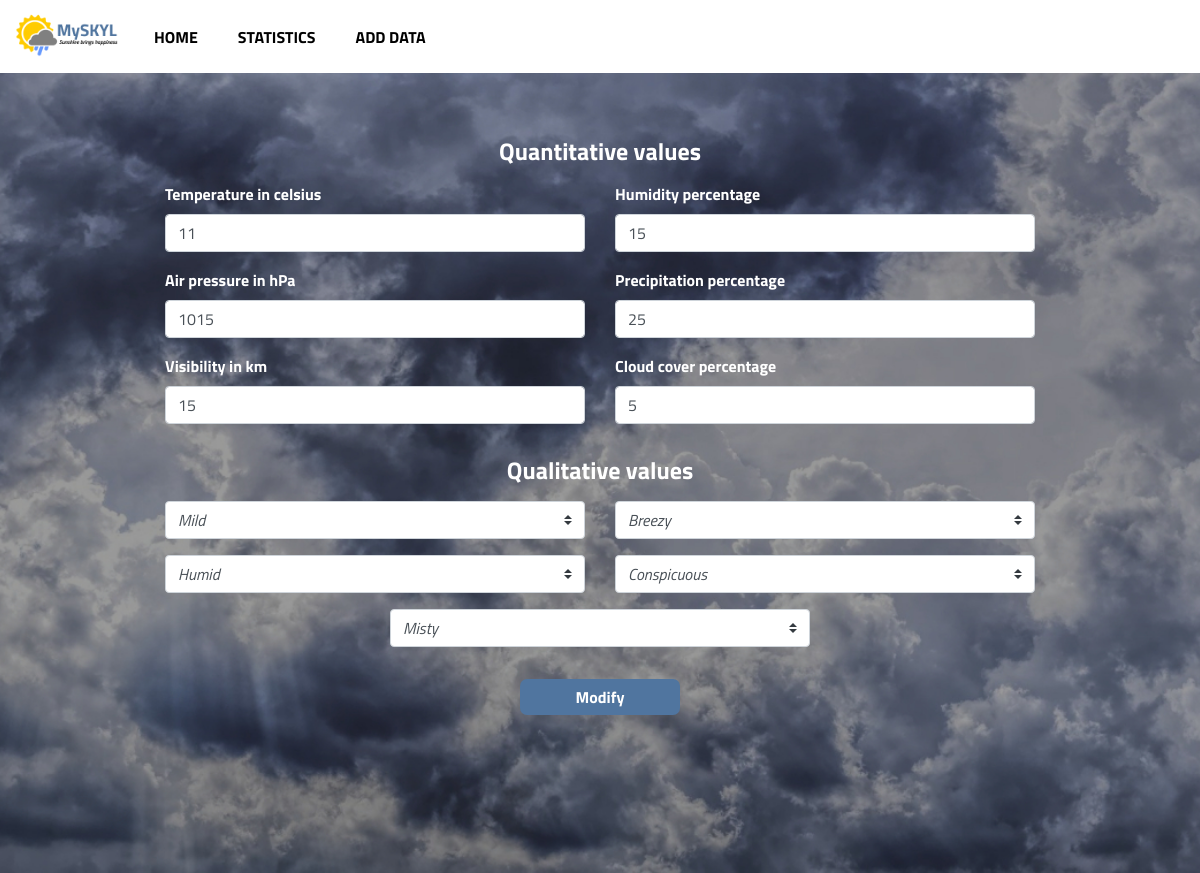
/modify.php?id=2, run on the app's committed database.
### tables this page shows
CREATE TABLE `quantitative_data` (
  `record_id` int(11) NOT NULL,
  `temprature_celsius` float NOT NULL,
  `humidity_percent` float NOT NULL,
  `air_pressure` float NOT NULL,
  `precipitation_percent` int(11) NOT NULL,
  `visibility` float NOT NULL,
  `cloud_cover_percent` int(11) NOT NULL,
  `record_date` date NOT NULL,
  `record_time` time NOT NULL,
  `wind_speed` int(11) NOT NULL,
  `fog_id` int(11) NOT NULL,
  `wind_id` int(11) NOT NULL,
  `visibility_id` int(11) NOT NULL,
  `humidity_id` int(11) NOT NULL,
  `weather_condition_id` int(11) NOT NULL
);

### modify.php (the view, shortened to what this page needs)
<?php
include 'db_connection.php';
$id = $_GET["id"];
if (array_key_exists('modify-row', $_POST) && isset($_POST["temperature"])
    && isset($_POST["airpressure"])
    && isset($_POST["visibility_km"])
    && isset($_POST["humidity_percent"])
    && isset($_POST["precipitation"])
    && isset($_POST["cloudcover"])
    && isset($_POST["weather-condition"])
    && isset($_POST["humidity"])
    && isset($_POST["wind"])
    && isset($_POST["visibility"])
    && isset($_POST["fog"])
) {
    $temperature = $_POST["temperature"];
    $humidity_percent = $_POST["humidity_percent"];
    $airpressure = $_POST["airpressure"];
    $precipitation = $_POST["precipitation"];
    $visibility_km = $_POST["visibility_km"];
    $cloudcover = $_POST["cloudcover"];
    $weather_condition = $_POST["weather-condition"];
    $humidity = $_POST["humidity"];
    $wind = $_POST["wind"];
    $visibility = $_POST["visibility"];
    $fog = $_POST["fog"];
    $sqlModify = "UPDATE quantitative_data SET
            quantitative_data.temprature_celsius = ?,
            quantitative_data.humidity_percent = ?,
            quantitative_data.air_pressure = ?,
            quantitative_data.precipitation_percent = ?,
            quantitative_data.visibility = ?,
            quantitative_data.cloud_cover_percent = ?,
            quantitative_data.weather_condition_id = ?,
            quantitative_data.humidity_id = ?,
            quantitative_data.wind_id = ?,
            quantitative_data.visibility_id = ?,
            quantitative_data.fog_id = ? WHERE
            quantitative_data.record_id = ?;";
    $stmt = $conn->prepare($sqlModify);
    if ($stmt) {
        $stmt->bind_param("ddddddiiiiii", $temperature, $humidity_percent, $airpressure,
            $precipitation, $visibility_km, $cloudcover, $weather_condition, $humidity, $wind,
            $visibility, $fog, $id);
        $stmt->execute();
    }
    $result = $stmt->get_result();
    header("Location: /myskyl/details.php?id=$id");
} else {
    $sql = "SELECT record_id, weather_condition_id, humidity_id,
     wind_id, visibility_id, fog_id,
     temprature_celsius, humidity_percent, air_pressure, precipitation_percent,
     visibility AS visibility_km, cloud_cover_percent, record_date
     FROM quantitative_data
     WHERE record_id = ?";
    $stmt = $conn->prepare($sql);
    if ($stmt) {
        $stmt->bind_param("i", $id);
        $stmt->execute();
    }
    $result = $stmt->get_result();
    if ($result->num_rows > 0) {
        $row = $result->fetch_assoc();
    }
}
?>
<!DOCTYPE html>
<html lang="en">
<head>
    <link rel="stylesheet" href="https://maxcdn.bootstrapcdn.com/bootstrap/4.0.0/css/bootstrap.min.css">
    <link rel="stylesheet" href="https://cdnjs.cloudflare.com/ajax/libs/font-awesome/4.7.0/css/font-awesome.min.css">
    <link rel="stylesheet" href="https://cdnjs.cloudflare.com/ajax/libs/animate.css/4.1.1/animate.min.css">
    <link rel="stylesheet" href="css/main.css">
    <link rel="stylesheet" href="css/add_data.css">
</head>
<body>
    <header>
        <nav class="navbar navbar-expand-md navbar-light">
            <a class="navbar-brand" href="index.php?year=2018"><img src="assets/logo.png" alt="logo" class="logo"></a>
            <div class="collapse navbar-collapse" id="navbarSupportedContent">
                <ul class="navbar-nav mr-auto">
                    <li class="nav-item">
                        <a class="nav-link" href="index.php?year=2018">HOME</a>
                    </li>
                    <li class="nav-item">
                        <a class="nav-link" href="statistics.php?year=2018">STATISTICS</a>
                    </li>
                    <li class="nav-item">
                        <a class="nav-link" href="add_data.php">ADD DATA</a>
                    </li>
                </ul>
            </div>
        </nav>
    </header>
    <main class="container-fluid">
        <section class="row justify-content-center">
            <div class="col-lg-9 col-md-10 col-11">
                <form action="" method="post">
                    <div class="form-data">
                        <h4 class="section-header animate__animated animate__fadeInLeft">Quantitative values</h4>
                        <div class="row">
                            <div class="col-sm-6">
                                <div class="form-group animate__animated animate__fadeInLeft">
                                    <label for="temperature">Temperature in celsius</label>
                                    <input type="text" class="form-control" name="temperature" id="temperature"
                                        value="<?php echo $row["temprature_celsius"] ?>">
                                </div>
                                <div class="form-group animate__animated animate__fadeInLeft">
                                    <label for="airpressure">Air pressure in hPa</label>
                                    <input type="text" class="form-control" name="airpressure" id="airpressure"
                                        value="<?php echo $row["air_pressure"] ?>">
                                </div>
                                <div class="form-group animate__animated animate__fadeInLeft">
                                    <label for="visibility_km">Visibility in km</label>
                                    <input type="text" class="form-control" name="visibility_km" id="visibility_km"
                                        value="<?php echo $row["visibility_km"] ?>">
                                </div>
                            </div>
                            <div class=" col-sm-6">
                                <div class="form-group animate__animated animate__fadeInLeft">
                                    <label for="humidity_percent">Humidity percentage</label>
                                    <input type="text" class="form-control" name="humidity_percent"
                                        id="humidity_percent" value="<?php echo $row["humidity_percent"] ?>">
                                </div>
                                <div class="form-group animate__animated animate__fadeInLeft">
                                    <label for="precipitation">Precipitation percentage</label>
                                    <input type="text" class="form-control" name="precipitation" id="precipitation"
                                        value="<?php echo $row["precipitation_percent"] ?>">
                                </div>
                                <div class="form-group animate__animated animate__fadeInLeft">
                                    <label for="cloudcover">Cloud cover percentage</label>
                                    <input type="text" class="form-control" name="cloudcover" id="cloudcover"
                                        value="<?php echo $row["cloud_cover_percent"] ?>">
                                </div>
                            </div>
                        </div>
                        <h4 class="section-header animate__animated animate__fadeInLeft">Qualitative values</h4>
                        <div class="row justify-content-center">
                            <div class="col-sm-6">
                                <select name="weather-condition"
                                    class="custom-select animate__animated animate__fadeInLeft">
                                    <option <?php echo $row["weather_condition_id"] == "2" ? "selected" : "" ?>
                                        value="2">
                                        Mild</option>
                                </select>
                                <select name="humidity" class="custom-select animate__animated animate__fadeInLeft">
                                    <option <?php echo $row["humidity_id"] == "2" ? "selected" : "" ?> value="2">Humid
                                    </option>
                                </select>
                            </div>
                            <div class="col-sm-6">
                                <select name="wind" class="custom-select animate__animated animate__fadeInLeft">
                                    <option <?php echo $row["wind_id"] == "2" ? "selected" : "" ?> value="2">Breezy
                                    </option>
                                </select>
                                <select name="visibility" class="custom-select animate__animated animate__fadeInLeft">
                                    <option <?php echo $row["visibility_id"] == "2" ? "selected" : "" ?> value="2">
                                        Conspicuous</option>
                                </select>
                            </div>
                            <div class="col-sm-6">
                                <select name="fog" class="custom-select animate__animated animate__fadeInLeft">
                                    <option <?php echo $row["fog_id"] == "2" ? "selected" : "" ?> value="2">
                                        Misty
                                    </option>
                                </select>
                            </div>
                        </div>
                    </div>
                    <button class="custom-btn animate__animated animate__fadeInLeft" name="modify-row"
                        type="submit">Modify</button>
                </form>
            </div>
        </section>
    </main>
</body>
</html>

### css/main.css (style rules this page uses)
:root { --primary: #50759F; }
body { font-family: 'Titillium Web', sans-serif; min-width: 320px; overflow-x: hidden !important; }
main { min-height: 100vh; padding: 3rem 0; background-color: rgba(0, 0, 0, 0.5); background-position: center; background-repeat: no-repeat; background-size: cover; color: white; text-align: center; }
.nav-item { font-weight: bold; margin: 0 0.75rem; }
.nav-link { color: black !important; }
.logo { width: 110px; }
h3, h1, h4 { font-weight: bold; }
.custom-btn { cursor: pointer; font-weight: bold; padding: 0.4rem 3.5rem; background-color: var(--primary); color: white; border: none; border-radius: 7px; }
.form-control::placeholder, .custom-select { font-style: italic; }
.form-group>label { font-weight: bold; font-size: 1rem; }
.form-group { text-align: left; }
.custom-select { margin-bottom: 1rem; }
.form-data { margin-bottom: 1rem; }
nav { padding: 0.25rem 0.5rem !important; }

### css/add_data.css (style rules this page uses)
main { background-image: url('../assets/add_data.jpg'); }
.section-header { margin: 1rem 0; }

### data on the page
quantitative_data: temperature "11", airpressure "1015", visibility_km "15", humidity_percent "15", precipitation "25", cloudcover "5", weather-condition "Mild", humidity "Humid", wind "Breezy", visibility "Conspicuous", fog "Misty"
